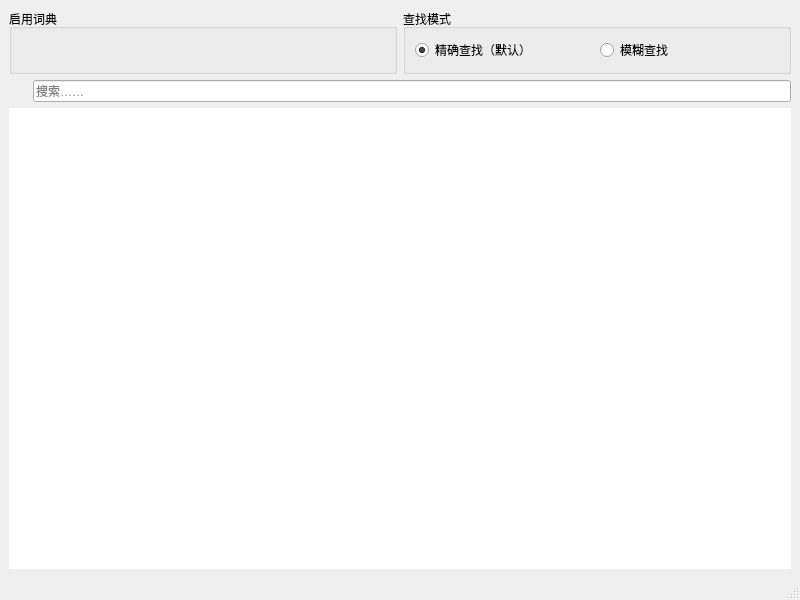
<?xml version="1.0" encoding="UTF-8"?>
<ui version="4.0">
 <class>MainWindow</class>
 <widget class="QMainWindow" name="MainWindow">
  <property name="geometry">
   <rect>
    <x>0</x>
    <y>0</y>
    <width>800</width>
    <height>600</height>
   </rect>
  </property>
  <property name="windowTitle">
   <string>OI Dictionary</string>
  </property>
  <property name="windowIcon">
   <iconset resource="res.qrc">
    <normaloff>:/images/icons/dictionary.png</normaloff>:/images/icons/dictionary.png</iconset>
  </property>
  <widget class="QWidget" name="centralwidget">
   <layout class="QVBoxLayout" name="verticalLayout">
    <item>
     <layout class="QHBoxLayout" name="optionLayout">
      <item>
       <widget class="QGroupBox" name="groupBox_enabledDicts">
        <property name="title">
         <string>启用词典</string>
        </property>
       </widget>
      </item>
      <item>
       <widget class="QGroupBox" name="groupBox_searchMode">
        <property name="title">
         <string>查找模式</string>
        </property>
        <layout class="QHBoxLayout" name="horizontalLayout">
         <item>
          <widget class="QRadioButton" name="exactSearch">
           <property name="toolTip">
            <string>显示相似度超过0.7的结果。</string>
           </property>
           <property name="text">
            <string>精确查找（默认）</string>
           </property>
           <property name="checked">
            <bool>true</bool>
           </property>
          </widget>
         </item>
         <item>
          <widget class="QRadioButton" name="fuzzySearch">
           <property name="toolTip">
            <string>显示相似度超过0.5的结果。</string>
           </property>
           <property name="text">
            <string>模糊查找</string>
           </property>
          </widget>
         </item>
        </layout>
       </widget>
      </item>
     </layout>
    </item>
    <item>
     <layout class="QHBoxLayout" name="searchLayout">
      <item>
       <widget class="QLabel" name="labSearch">
        <property name="sizePolicy">
         <sizepolicy hsizetype="Maximum" vsizetype="Preferred">
          <horstretch>0</horstretch>
          <verstretch>0</verstretch>
         </sizepolicy>
        </property>
        <property name="minimumSize">
         <size>
          <width>18</width>
          <height>0</height>
         </size>
        </property>
        <property name="styleSheet">
         <string notr="true">image: url(:/images/icons/search.png);</string>
        </property>
        <property name="text">
         <string/>
        </property>
       </widget>
      </item>
      <item>
       <widget class="QLineEdit" name="searchEdit">
        <property name="sizePolicy">
         <sizepolicy hsizetype="Expanding" vsizetype="Fixed">
          <horstretch>0</horstretch>
          <verstretch>0</verstretch>
         </sizepolicy>
        </property>
        <property name="placeholderText">
         <string>搜索……</string>
        </property>
       </widget>
      </item>
     </layout>
    </item>
    <item>
     <widget class="QWidget" name="resultWidget" native="true">
      <property name="sizePolicy">
       <sizepolicy hsizetype="Preferred" vsizetype="Expanding">
        <horstretch>0</horstretch>
        <verstretch>0</verstretch>
       </sizepolicy>
      </property>
      <property name="styleSheet">
       <string notr="true">background-color: rgb(255, 255, 255);</string>
      </property>
     </widget>
    </item>
   </layout>
  </widget>
  <widget class="QMenuBar" name="menubar">
   <property name="geometry">
    <rect>
     <x>0</x>
     <y>0</y>
     <width>800</width>
     <height>22</height>
    </rect>
   </property>
  </widget>
  <widget class="QStatusBar" name="statusbar"/>
 </widget>
 <resources>
  <include location="res.qrc"/>
 </resources>
 <connections/>
</ui>
